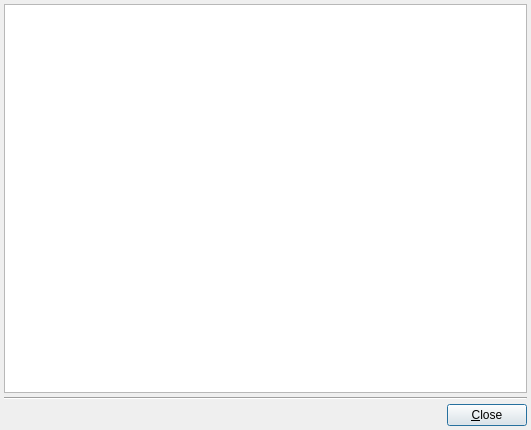
<?xml version="1.0" encoding="UTF-8"?>
<ui version="4.0">
 <class>EditFitResultsDialog</class>
 <widget class="QDialog" name="EditFitResultsDialog">
  <property name="windowModality">
   <enum>Qt::ApplicationModal</enum>
  </property>
  <property name="geometry">
   <rect>
    <x>0</x>
    <y>0</y>
    <width>531</width>
    <height>430</height>
   </rect>
  </property>
  <property name="windowTitle">
   <string>Fit Results</string>
  </property>
  <layout class="QVBoxLayout" name="verticalLayout_2">
   <property name="spacing">
    <number>4</number>
   </property>
   <property name="margin">
    <number>4</number>
   </property>
   <item>
    <widget class="QTableWidget" name="FitResultsTable">
     <property name="selectionMode">
      <enum>QAbstractItemView::SingleSelection</enum>
     </property>
     <property name="selectionBehavior">
      <enum>QAbstractItemView::SelectRows</enum>
     </property>
     <attribute name="verticalHeaderVisible">
      <bool>false</bool>
     </attribute>
    </widget>
   </item>
   <item>
    <widget class="Line" name="line">
     <property name="orientation">
      <enum>Qt::Horizontal</enum>
     </property>
    </widget>
   </item>
   <item>
    <layout class="QHBoxLayout" name="horizontalLayout_7">
     <item>
      <spacer name="horizontalSpacer_4">
       <property name="orientation">
        <enum>Qt::Horizontal</enum>
       </property>
       <property name="sizeHint" stdset="0">
        <size>
         <width>40</width>
         <height>20</height>
        </size>
       </property>
      </spacer>
     </item>
     <item>
      <widget class="QPushButton" name="CloseButton">
       <property name="text">
        <string>&amp;Close</string>
       </property>
       <property name="default">
        <bool>true</bool>
       </property>
      </widget>
     </item>
    </layout>
   </item>
  </layout>
 </widget>
 <tabstops>
  <tabstop>CloseButton</tabstop>
 </tabstops>
 <resources/>
 <connections/>
</ui>
